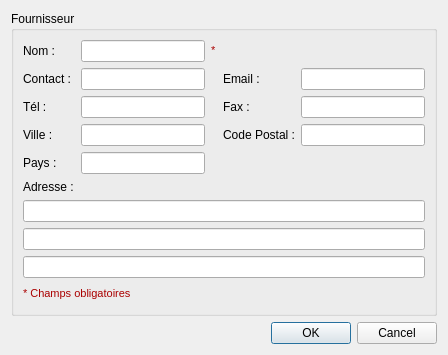
<?xml version="1.0" encoding="UTF-8"?>
<ui version="4.0">
 <class>DialogProvidersEdit</class>
 <widget class="QDialog" name="DialogProvidersEdit">
  <property name="geometry">
   <rect>
    <x>0</x>
    <y>0</y>
    <width>448</width>
    <height>343</height>
   </rect>
  </property>
  <property name="windowTitle">
   <string>Fournisseur</string>
  </property>
  <property name="windowIcon">
   <iconset resource="../ressources.qrc">
    <normaloff>:/app/Edit</normaloff>:/app/Edit</iconset>
  </property>
  <layout class="QVBoxLayout" name="verticalLayout_2">
   <item>
    <widget class="QGroupBox" name="GroupBox">
     <property name="title">
      <string>Fournisseur</string>
     </property>
     <layout class="QVBoxLayout" name="verticalLayout">
      <item>
       <layout class="QGridLayout" name="gridLayout">
        <item row="2" column="0">
         <widget class="QLabel" name="label">
          <property name="text">
           <string>Tél :</string>
          </property>
         </widget>
        </item>
        <item row="2" column="1">
         <widget class="QLineEdit" name="lineEdit_phone">
          <property name="maxLength">
           <number>24</number>
          </property>
          <property name="clearButtonEnabled">
           <bool>true</bool>
          </property>
         </widget>
        </item>
        <item row="0" column="1">
         <widget class="QLineEdit" name="lineEdit_name">
          <property name="maxLength">
           <number>64</number>
          </property>
          <property name="clearButtonEnabled">
           <bool>true</bool>
          </property>
         </widget>
        </item>
        <item row="0" column="0">
         <widget class="QLabel" name="label_2">
          <property name="text">
           <string>Nom :</string>
          </property>
         </widget>
        </item>
        <item row="2" column="3">
         <widget class="QLabel" name="label_3">
          <property name="text">
           <string>Fax :</string>
          </property>
         </widget>
        </item>
        <item row="2" column="4">
         <widget class="QLineEdit" name="lineEdit_fax">
          <property name="maxLength">
           <number>24</number>
          </property>
          <property name="clearButtonEnabled">
           <bool>true</bool>
          </property>
         </widget>
        </item>
        <item row="3" column="0">
         <widget class="QLabel" name="label_4">
          <property name="text">
           <string>Ville :</string>
          </property>
         </widget>
        </item>
        <item row="3" column="3">
         <widget class="QLabel" name="label_5">
          <property name="text">
           <string>Code Postal :</string>
          </property>
         </widget>
        </item>
        <item row="3" column="1">
         <widget class="QLineEdit" name="lineEdit_city">
          <property name="maxLength">
           <number>64</number>
          </property>
          <property name="clearButtonEnabled">
           <bool>true</bool>
          </property>
         </widget>
        </item>
        <item row="3" column="4">
         <widget class="QLineEdit" name="lineEdit_zipCode">
          <property name="maxLength">
           <number>10</number>
          </property>
          <property name="clearButtonEnabled">
           <bool>true</bool>
          </property>
         </widget>
        </item>
        <item row="0" column="2">
         <widget class="QLabel" name="label_8">
          <property name="text">
           <string>&lt;!DOCTYPE HTML PUBLIC &quot;-//W3C//DTD HTML 4.0//EN&quot; &quot;http://www.w3.org/TR/REC-html40/strict.dtd&quot;&gt;
&lt;html&gt;&lt;head&gt;&lt;meta name=&quot;qrichtext&quot; content=&quot;1&quot; /&gt;&lt;style type=&quot;text/css&quot;&gt;
p, li { white-space: pre-wrap; }
&lt;/style&gt;&lt;/head&gt;&lt;body style=&quot; font-family:'MS Shell Dlg 2'; font-size:8.25pt; font-weight:400; font-style:normal;&quot;&gt;
&lt;p style=&quot; margin-top:0px; margin-bottom:0px; margin-left:0px; margin-right:0px; -qt-block-indent:0; text-indent:0px;&quot;&gt;&lt;span style=&quot; font-size:8pt; color:#aa0000;&quot;&gt;*&lt;/span&gt;&lt;/p&gt;&lt;/body&gt;&lt;/html&gt;</string>
          </property>
         </widget>
        </item>
        <item row="1" column="0">
         <widget class="QLabel" name="label_10">
          <property name="text">
           <string>Contact : </string>
          </property>
         </widget>
        </item>
        <item row="1" column="1">
         <widget class="QLineEdit" name="lineEdit_contact">
          <property name="clearButtonEnabled">
           <bool>true</bool>
          </property>
         </widget>
        </item>
        <item row="1" column="3">
         <widget class="QLabel" name="label_6">
          <property name="text">
           <string>Email :</string>
          </property>
         </widget>
        </item>
        <item row="1" column="4">
         <widget class="QLineEdit" name="lineEdit_email">
          <property name="maxLength">
           <number>128</number>
          </property>
          <property name="clearButtonEnabled">
           <bool>true</bool>
          </property>
         </widget>
        </item>
        <item row="4" column="0">
         <widget class="QLabel" name="label_11">
          <property name="text">
           <string>Pays :</string>
          </property>
         </widget>
        </item>
        <item row="4" column="1">
         <widget class="QLineEdit" name="lineEdit_country">
          <property name="maxLength">
           <number>64</number>
          </property>
          <property name="clearButtonEnabled">
           <bool>true</bool>
          </property>
         </widget>
        </item>
       </layout>
      </item>
      <item>
       <widget class="QLabel" name="label_7">
        <property name="text">
         <string>Adresse :</string>
        </property>
       </widget>
      </item>
      <item>
       <widget class="QLineEdit" name="lineEdit_add1">
        <property name="maxLength">
         <number>128</number>
        </property>
        <property name="clearButtonEnabled">
         <bool>true</bool>
        </property>
       </widget>
      </item>
      <item>
       <widget class="QLineEdit" name="lineEdit_add2">
        <property name="maxLength">
         <number>128</number>
        </property>
        <property name="clearButtonEnabled">
         <bool>true</bool>
        </property>
       </widget>
      </item>
      <item>
       <widget class="QLineEdit" name="lineEdit_add3">
        <property name="maxLength">
         <number>128</number>
        </property>
        <property name="clearButtonEnabled">
         <bool>true</bool>
        </property>
       </widget>
      </item>
      <item>
       <layout class="QHBoxLayout" name="horizontalLayout_3">
        <item>
         <widget class="QLabel" name="label_9">
          <property name="text">
           <string>&lt;!DOCTYPE HTML PUBLIC &quot;-//W3C//DTD HTML 4.0//EN&quot; &quot;http://www.w3.org/TR/REC-html40/strict.dtd&quot;&gt;
&lt;html&gt;&lt;head&gt;&lt;meta name=&quot;qrichtext&quot; content=&quot;1&quot; /&gt;&lt;style type=&quot;text/css&quot;&gt;
p, li { white-space: pre-wrap; }
&lt;/style&gt;&lt;/head&gt;&lt;body style=&quot; font-family:'MS Shell Dlg 2'; font-size:8.25pt; font-weight:400; font-style:normal;&quot;&gt;
&lt;p style=&quot; margin-top:0px; margin-bottom:0px; margin-left:0px; margin-right:0px; -qt-block-indent:0; text-indent:0px;&quot;&gt;&lt;span style=&quot; font-size:8pt; color:#aa0000;&quot;&gt;* Champs obligatoires&lt;/span&gt;&lt;/p&gt;&lt;/body&gt;&lt;/html&gt;</string>
          </property>
         </widget>
        </item>
        <item>
         <spacer name="horizontalSpacer_2">
          <property name="orientation">
           <enum>Qt::Horizontal</enum>
          </property>
          <property name="sizeHint" stdset="0">
           <size>
            <width>40</width>
            <height>20</height>
           </size>
          </property>
         </spacer>
        </item>
       </layout>
      </item>
     </layout>
    </widget>
   </item>
   <item>
    <widget class="QDialogButtonBox" name="buttonBox">
     <property name="orientation">
      <enum>Qt::Horizontal</enum>
     </property>
     <property name="standardButtons">
      <set>QDialogButtonBox::Cancel|QDialogButtonBox::Ok</set>
     </property>
    </widget>
   </item>
  </layout>
 </widget>
 <tabstops>
  <tabstop>lineEdit_name</tabstop>
  <tabstop>lineEdit_contact</tabstop>
  <tabstop>lineEdit_email</tabstop>
  <tabstop>lineEdit_phone</tabstop>
  <tabstop>lineEdit_fax</tabstop>
  <tabstop>lineEdit_city</tabstop>
  <tabstop>lineEdit_zipCode</tabstop>
  <tabstop>lineEdit_country</tabstop>
  <tabstop>lineEdit_add1</tabstop>
  <tabstop>lineEdit_add2</tabstop>
  <tabstop>lineEdit_add3</tabstop>
  <tabstop>buttonBox</tabstop>
 </tabstops>
 <resources>
  <include location="../ressources.qrc"/>
 </resources>
 <connections>
  <connection>
   <sender>buttonBox</sender>
   <signal>accepted()</signal>
   <receiver>DialogProvidersEdit</receiver>
   <slot>accept()</slot>
   <hints>
    <hint type="sourcelabel">
     <x>252</x>
     <y>338</y>
    </hint>
    <hint type="destinationlabel">
     <x>157</x>
     <y>274</y>
    </hint>
   </hints>
  </connection>
  <connection>
   <sender>buttonBox</sender>
   <signal>rejected()</signal>
   <receiver>DialogProvidersEdit</receiver>
   <slot>reject()</slot>
   <hints>
    <hint type="sourcelabel">
     <x>320</x>
     <y>338</y>
    </hint>
    <hint type="destinationlabel">
     <x>286</x>
     <y>274</y>
    </hint>
   </hints>
  </connection>
 </connections>
</ui>
